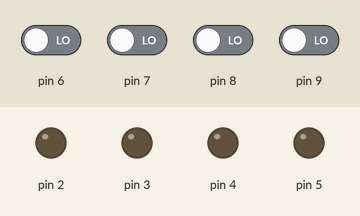
A sketch run on a simulated Arduino Uno, built with avr-gcc and run on an emulated ATmega328P. Shown: output pins drawn as LEDs (lit = HIGH). The inputs (shaded band) are chosen by the test bench; at power-on: pin 6–9 LOW.

Above: at 1.2 s.
1.3 s: pin 6 driven HIGH
At 2.0 s:
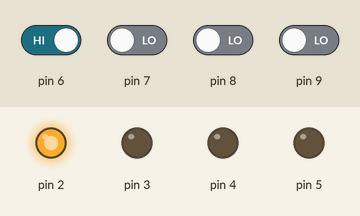
2.8 s: pin 7 driven HIGH
At 3.2 s:
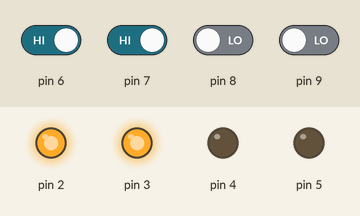
4.3 s: pin 8 driven HIGH
At 5.5 s:
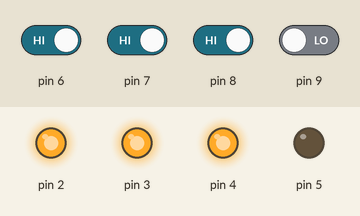
5.8 s: pin 9 driven HIGH
At 6.6 s:
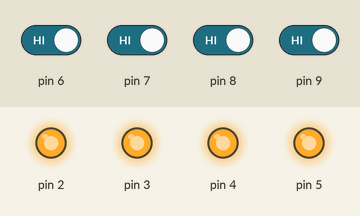
7.3 s: pin 6 driven LOW
At 7.8 s:
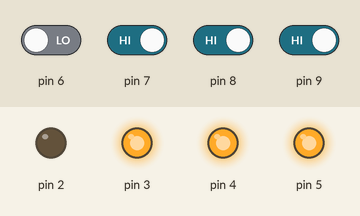
8.8 s: pin 7 driven LOW
At 10.1 s:
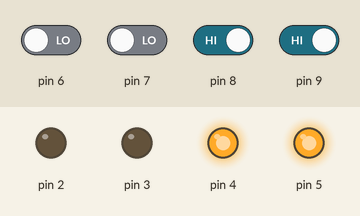
Timing chart, 0 to 11.3 s (numbered marks = the images above; inputs shaded):
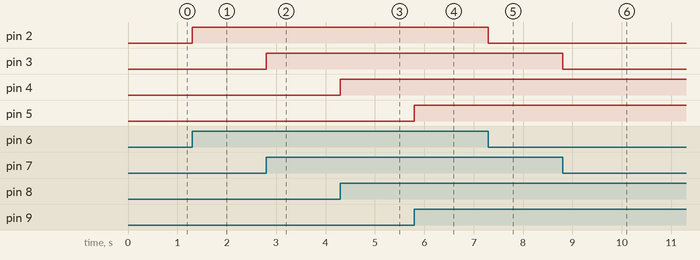

Measured:
- after the input at 1.3 s, pin 2: LOW → HIGH at once
- after the input at 2.8 s, pin 3: LOW → HIGH at once
- after the input at 4.3 s, pin 4: LOW → HIGH at once
- after the input at 5.8 s, pin 5: LOW → HIGH at once
- after the input at 7.3 s, pin 2: HIGH → LOW at once
- after the input at 8.8 s, pin 3: HIGH → LOW at once

The sketch:

ip_inc_dec.ino
```cpp
#include <Arduino.h>

//Declaring all variables as integers
int Z,Y,X,W;

//Code released under GNU GPL.  Free to use for anything.
void disp_7447(int D, int C, int B, int A)
{
  digitalWrite(2, A); //LSB
  digitalWrite(3, B);
  digitalWrite(4, C);
  digitalWrite(5, D); //MSB

}
// the setup function runs once when you press reset or power the board
void setup() {
    pinMode(2, OUTPUT);
    pinMode(3, OUTPUT);
    pinMode(4, OUTPUT);
    pinMode(5, OUTPUT);
    pinMode(6, INPUT);
    pinMode(7, INPUT);
    pinMode(8, INPUT);
    pinMode(9, INPUT);

}

// the loop function runs over and over again forever
void loop() {

W = digitalRead(6);//LSB
X = digitalRead(7);
Y = digitalRead(8);
Z = digitalRead(9);//MSB

disp_7447(Z,Y,X,W);
}
```

gvv_ard_7447.cpp
```cpp
#include <Arduino.h>

void disp_7447(int D, int C, int B, int A)
{
  digitalWrite(2, A); //LSB
  digitalWrite(3, B);
  digitalWrite(4, C);
  digitalWrite(5, D); //MSB

}
// the setup function runs once when you press reset or power the board
void setup() {
    pinMode(2, OUTPUT);
    pinMode(3, OUTPUT);
    pinMode(4, OUTPUT);
    pinMode(5, OUTPUT);
}

// the loop function runs over and over again forever
void loop() {
disp_7447(0,1,0,1);
}
```

sevenseg.cpp
```cpp
#include <Arduino.h>

void sevenseg(int a,int b,int c,int d,int e,int f,int g)
{
  digitalWrite(2, a);
  digitalWrite(3, b);
  digitalWrite(4, c);
  digitalWrite(5, d);
  digitalWrite(6, e);
  digitalWrite(7, f);
  digitalWrite(8, g);
}
void setup()
{
    pinMode(2, OUTPUT);
    pinMode(3, OUTPUT);
    pinMode(4, OUTPUT);
    pinMode(5, OUTPUT);
    pinMode(6, OUTPUT);
    pinMode(7, OUTPUT);
    pinMode(8, OUTPUT);
}
void loop()
{
sevenseg(1,0,0,1,1,1,1);
}
```
